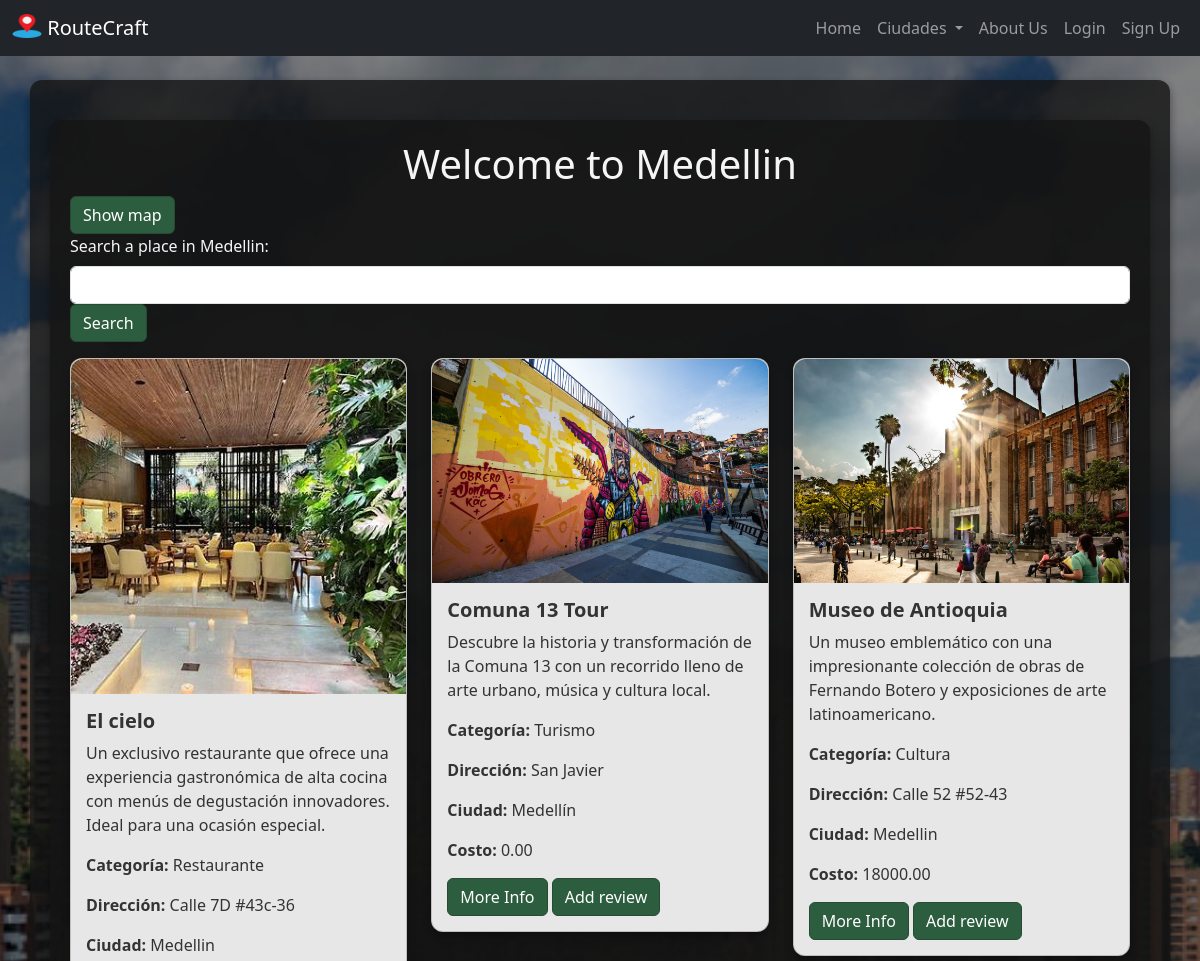
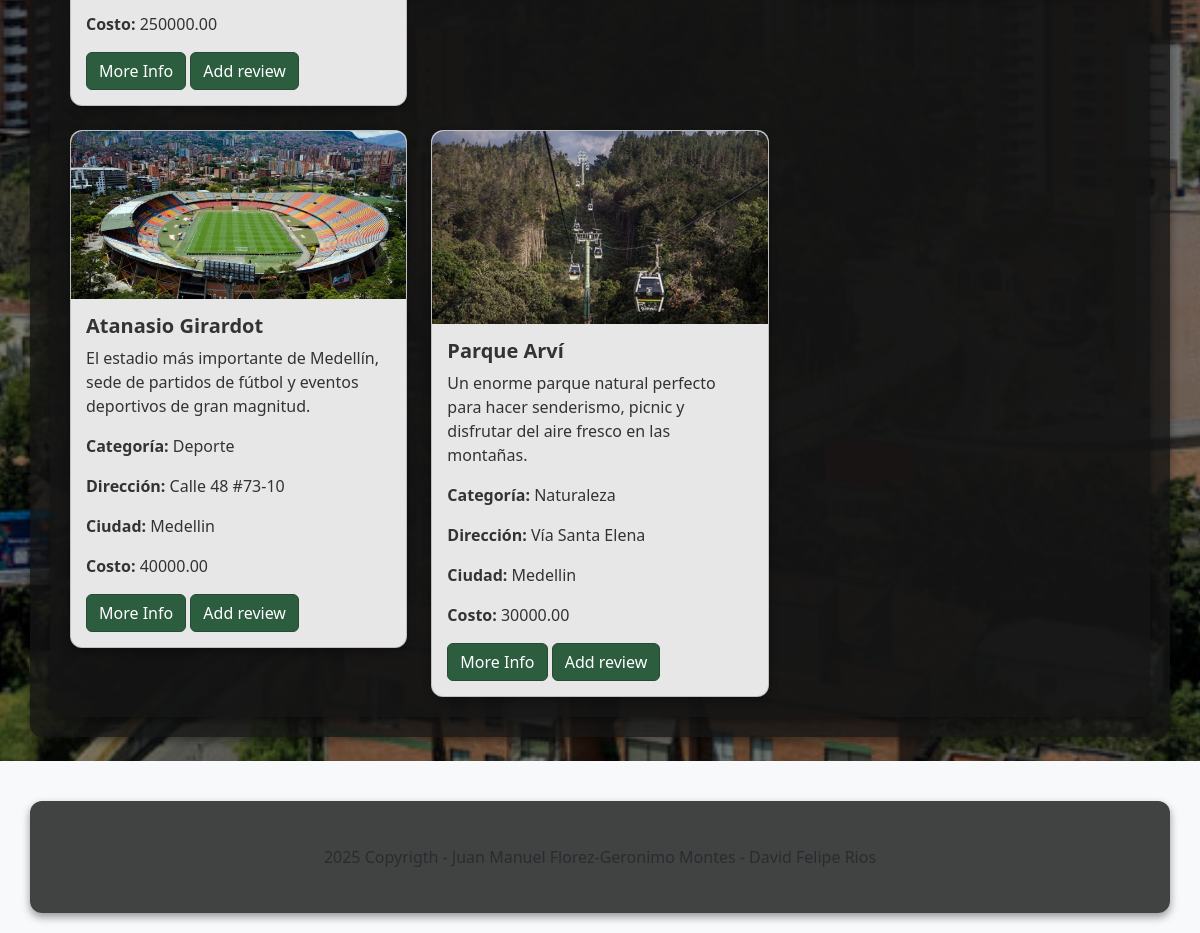
Screenshot of /ciudades/medellin/ with the database file from the repository (2 pictures, top to bottom).
### places/models.py (models this page shows, shortened)
class Place(models.Model):
    name = models.CharField(max_length=255)
    description = models.TextField()
    category = models.CharField(max_length=100)
    address = models.CharField(max_length=255, default="Dirección no especificada")
    city = models.CharField(max_length=100)
    cost = models.DecimalField(max_digits=10, decimal_places=2, default=0.00)
    url = models.URLField(blank=True, null=True)
    image = models.ImageField(upload_to='places/images/', null=True, blank=True)
    latitude = models.FloatField(null=True, blank=True)
    longitude = models.FloatField(null=True, blank=True)

### places/views.py (the view)
# urls.py: path('ciudades/medellin/', placesviews.medellin, name='medellin'),
def medellin(request):
    searchTerm = request.GET.get('searchPlace')
    if searchTerm:
        places = Place.objects.filter(name__icontains=searchTerm)
    else:
        places = Place.objects.all()
    return render(request, 'medellin.html', {'searchTerm': searchTerm, 'places': places})

### places/templates/medellin.html (shortened to what this page needs)
{% extends 'base.html' %}
{% load static %}
{% block content %}
<html lang="es">
<head>
    <link rel="stylesheet" href="https://cdnjs.cloudflare.com/ajax/libs/leaflet/1.9.3/leaflet.css" />
</head>
<body>
    <div class="container">
        <h1 class="text-center">Welcome to Medellin</h1>
        <button class="btn btn-primary" onclick="toggleMap()">Show map</button>
        <form action="">
            <div class="mb-3">
                <label for="searchPlace" class="form-label">Search a place in Medellin:</label>
                <input type="text" class="form-control" name="searchPlace" />
                <button type="submit" class="btn btn-primary">Search</button>
            </div>
        </form>
        <div class="row row-cols-1 row-cols-md-3 g-4">
            {% for place in places %}
            <div class="col">
                <div class="card">
                    <img class="card-img-top" src="{{ place.image.url }}" alt="Imagen de {{ place.name }}" />
                    <div class="card-body">
                        <h5 class="card-title fw-bold">{{ place.name }}</h5>
                        <p class="card-text">{{ place.description }}</p>
                        <p><strong>Categoría:</strong> {{ place.category }}</p>
                        <p><strong>Dirección:</strong> {{ place.address }}</p>
                        <p><strong>Ciudad:</strong> {{ place.city }}</p>
                        <p><strong>Costo:</strong> {{ place.cost }}</p>
                        {% if place.url %}
                        <a href="{{ place.url }}" class="btn btn-primary">More Info</a>
                        {% endif %}
                        <button class="btn btn-primary" data-bs-toggle="modal" data-bs-target="#reviewModal{{ place.id }}">Add review</button>
                    </div>
                </div>
            </div>
            {% endfor %}
        </div>
    </div>
</body>
</html>
{% endblock %}

### places/templates/base.html (shortened to what this page needs)
{% load static %}
<!DOCTYPE html>
<html lang="en">
<head>
    <link href="https://cdn.jsdelivr.net/npm/bootstrap@5.3.3/dist/css/bootstrap.min.css" rel="stylesheet">
    <link rel="stylesheet" href="{% static 'css/styles.css' %}">
</head>
<body>
    <nav class="navbar navbar-expand-lg navbar-dark bg-dark">
        <div class="container-fluid">
            <a class="navbar-brand" href="{% url 'home' %}">
                <img src="{% static 'places/images/home.png' %}" alt="" width="30" height="24"
                     class="d-inline-block align-text-top">
                RouteCraft
            </a>
            <div class="collapse navbar-collapse" id="navbarNav">
                <ul class="navbar-nav ms-auto">
                    <li class="nav-item">
                        <a class="nav-link" href="{% url 'home' %}">Home</a>
                    </li>
                    <li class="nav-item dropdown">
                        <a class="nav-link dropdown-toggle" href="#" id="navbarDropdown" role="button" data-bs-toggle="dropdown" aria-expanded="false">
                            Ciudades
                        </a>
                    </li>
                    <li class="nav-item">
                        <a class="nav-link" href="{% url 'about' %}">About Us</a>
                    </li>
                    {% if user.is_authenticated %}
                    <li class="nav-item">
                        <a class="nav-link" href="{% url 'logoutaccount' %}">Logout ({{ user.username }})</a>
                    </li>
                    <li class="nav-item">
                        <a class="nav-link" href="{% url 'reviews_page' %}">Reviews Page</a>
                    </li>
                    {% else %}
                    <li class="nav-item">
                        <a class="nav-link" href="{% url 'loginaccount' %}">Login</a>
                    </li>
                    <li class="nav-item">
                        <a class="nav-link" href="{% url 'signupaccount' %}">Sign Up</a>
                    </li>
                    {% endif %}
                </ul>
            </div>
        </div>
    </nav>
    <div class="container mt-4">
        {% block content %}
        {% endblock %}
    </div>
    <footer class="text-center text-lg-start bg-light text-muted mt-4">
        <div class="container">
            <div class="row">
                <div class="text-center p-4">
                    2025 Copyrigth - Juan Manuel Florez-Geronimo Montes - David Felipe Rios
                </div>
            </div>
        </div>
    </footer>
</body>
</html>

### places/static/css/styles.css (style rules this page uses)
footer { position: relative; background: rgba(255, 255, 255, 0.2) !important; z-index: 3; color: white; padding: 20px; text-align: center; }

### rows the page displays
Place: image (picture), name "El cielo", description "Un exclusivo restaurante que ofrece una experiencia gastronómica de alta cocina con menús de degustación innovadores. Ideal para una ocasión especial.", category "Restaurante", address "Calle 7D #43c-36", city "Medellin", cost "250000.00"
Place: image (picture), name "Comuna 13 Tour", description "Descubre la historia y transformación de la Comuna 13 con un recorrido lleno de arte urbano, música y cultura local.", category "Turismo", address "San Javier", city "Medellín", cost "0.00"
Place: image (picture), name "Museo de Antioquia", description "Un museo emblemático con una impresionante colección de obras de Fernando Botero y exposiciones de arte latinoamericano.", category "Cultura", address "Calle 52 #52-43", city "Medellin", cost "18000.00"
Place: image (picture), name "Atanasio Girardot", description "El estadio más importante de Medellín, sede de partidos de fútbol y eventos deportivos de gran magnitud.", category "Deporte", address "Calle 48 #73-10", city "Medellin", cost "40000.00"
Place: image (picture), name "Parque Arví", description "Un enorme parque natural perfecto para hacer senderismo, picnic y disfrutar del aire fresco en las montañas.", category "Naturaleza", address "Vía Santa Elena", city "Medellin", cost "30000.00"
